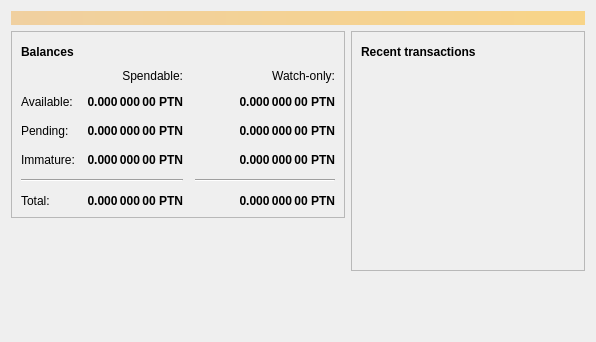
<?xml version="1.0" encoding="UTF-8"?>
<ui version="4.0">
 <class>OverviewPage</class>
 <widget class="QWidget" name="OverviewPage">
  <property name="geometry">
   <rect>
    <x>0</x>
    <y>0</y>
    <width>596</width>
    <height>342</height>
   </rect>
  </property>
  <property name="windowTitle">
   <string>Form</string>
  </property>
  <layout class="QVBoxLayout" name="topLayout">
   <item>
    <widget class="QLabel" name="labelAlerts">
     <property name="visible">
      <bool>false</bool>
     </property>
     <property name="styleSheet">
      <string notr="true">QLabel { background-color: qlineargradient(x1: 0, y1: 0, x2: 1, y2: 0, stop:0 #F0D0A0, stop:1 #F8D488); color:#000000; }</string>
     </property>
     <property name="wordWrap">
      <bool>true</bool>
     </property>
     <property name="margin">
      <number>3</number>
     </property>
     <property name="textInteractionFlags">
      <set>Qt::TextSelectableByMouse</set>
     </property>
    </widget>
   </item>
   <item>
    <layout class="QHBoxLayout" name="horizontalLayout" stretch="1,1">
     <item>
      <layout class="QVBoxLayout" name="verticalLayout_2">
       <item>
        <widget class="QFrame" name="frame">
         <property name="frameShape">
          <enum>QFrame::StyledPanel</enum>
         </property>
         <property name="frameShadow">
          <enum>QFrame::Raised</enum>
         </property>
         <layout class="QVBoxLayout" name="verticalLayout_4">
          <item>
           <layout class="QHBoxLayout" name="horizontalLayout_4">
            <item>
             <widget class="QLabel" name="label_5">
              <property name="font">
               <font>
                <weight>75</weight>
                <bold>true</bold>
               </font>
              </property>
              <property name="text">
               <string>Balances</string>
              </property>
             </widget>
            </item>
            <item>
             <widget class="QPushButton" name="labelWalletStatus">
              <property name="enabled">
               <bool>true</bool>
              </property>
              <property name="maximumSize">
               <size>
                <width>30</width>
                <height>16777215</height>
               </size>
              </property>
              <property name="toolTip">
               <string>The displayed information may be out of date. Your wallet automatically synchronizes with the Poutinecoin network after a connection is established, but this process has not completed yet.</string>
              </property>
              <property name="text">
               <string/>
              </property>
              <property name="icon">
               <iconset resource="../bitcoin.qrc">
                <normaloff>:/icons/warning</normaloff>
                <disabledoff>:/icons/warning</disabledoff>:/icons/warning</iconset>
              </property>
              <property name="iconSize">
               <size>
                <width>24</width>
                <height>24</height>
               </size>
              </property>
              <property name="flat">
               <bool>true</bool>
              </property>
             </widget>
            </item>
            <item>
             <spacer name="horizontalSpacer_3">
              <property name="orientation">
               <enum>Qt::Horizontal</enum>
              </property>
              <property name="sizeHint" stdset="0">
               <size>
                <width>40</width>
                <height>20</height>
               </size>
              </property>
             </spacer>
            </item>
           </layout>
          </item>
          <item>
           <layout class="QGridLayout" name="gridLayout">
            <property name="spacing">
             <number>12</number>
            </property>
            <item row="2" column="2">
             <widget class="QLabel" name="labelWatchPending">
              <property name="font">
               <font>
                <weight>75</weight>
                <bold>true</bold>
               </font>
              </property>
              <property name="cursor">
               <cursorShape>IBeamCursor</cursorShape>
              </property>
              <property name="toolTip">
               <string>Unconfirmed transactions to watch-only addresses</string>
              </property>
              <property name="text">
               <string notr="true">0.000 000 00 PTN</string>
              </property>
              <property name="alignment">
               <set>Qt::AlignRight|Qt::AlignTrailing|Qt::AlignVCenter</set>
              </property>
              <property name="textInteractionFlags">
               <set>Qt::LinksAccessibleByMouse|Qt::TextSelectableByKeyboard|Qt::TextSelectableByMouse</set>
              </property>
             </widget>
            </item>
            <item row="2" column="1">
             <widget class="QLabel" name="labelUnconfirmed">
              <property name="font">
               <font>
                <weight>75</weight>
                <bold>true</bold>
               </font>
              </property>
              <property name="cursor">
               <cursorShape>IBeamCursor</cursorShape>
              </property>
              <property name="toolTip">
               <string>Total of transactions that have yet to be confirmed, and do not yet count toward the spendable balance</string>
              </property>
              <property name="text">
               <string notr="true">0.000 000 00 PTN</string>
              </property>
              <property name="alignment">
               <set>Qt::AlignRight|Qt::AlignTrailing|Qt::AlignVCenter</set>
              </property>
              <property name="textInteractionFlags">
               <set>Qt::LinksAccessibleByMouse|Qt::TextSelectableByKeyboard|Qt::TextSelectableByMouse</set>
              </property>
             </widget>
            </item>
            <item row="3" column="2">
             <widget class="QLabel" name="labelWatchImmature">
              <property name="font">
               <font>
                <weight>75</weight>
                <bold>true</bold>
               </font>
              </property>
              <property name="cursor">
               <cursorShape>IBeamCursor</cursorShape>
              </property>
              <property name="toolTip">
               <string>Mined balance in watch-only addresses that has not yet matured</string>
              </property>
              <property name="text">
               <string notr="true">0.000 000 00 PTN</string>
              </property>
              <property name="alignment">
               <set>Qt::AlignRight|Qt::AlignTrailing|Qt::AlignVCenter</set>
              </property>
              <property name="textInteractionFlags">
               <set>Qt::LinksAccessibleByMouse|Qt::TextSelectableByKeyboard|Qt::TextSelectableByMouse</set>
              </property>
             </widget>
            </item>
            <item row="4" column="0" colspan="2">
             <widget class="Line" name="line">
              <property name="orientation">
               <enum>Qt::Horizontal</enum>
              </property>
             </widget>
            </item>
            <item row="4" column="2">
             <widget class="Line" name="lineWatchBalance">
              <property name="sizePolicy">
               <sizepolicy hsizetype="Preferred" vsizetype="Fixed">
                <horstretch>0</horstretch>
                <verstretch>0</verstretch>
               </sizepolicy>
              </property>
              <property name="minimumSize">
               <size>
                <width>140</width>
                <height>0</height>
               </size>
              </property>
              <property name="orientation">
               <enum>Qt::Horizontal</enum>
              </property>
             </widget>
            </item>
            <item row="5" column="0">
             <widget class="QLabel" name="labelTotalText">
              <property name="text">
               <string>Total:</string>
              </property>
             </widget>
            </item>
            <item row="3" column="1">
             <widget class="QLabel" name="labelImmature">
              <property name="font">
               <font>
                <weight>75</weight>
                <bold>true</bold>
               </font>
              </property>
              <property name="cursor">
               <cursorShape>IBeamCursor</cursorShape>
              </property>
              <property name="toolTip">
               <string>Mined balance that has not yet matured</string>
              </property>
              <property name="text">
               <string notr="true">0.000 000 00 PTN</string>
              </property>
              <property name="alignment">
               <set>Qt::AlignRight|Qt::AlignTrailing|Qt::AlignVCenter</set>
              </property>
              <property name="textInteractionFlags">
               <set>Qt::LinksAccessibleByMouse|Qt::TextSelectableByKeyboard|Qt::TextSelectableByMouse</set>
              </property>
             </widget>
            </item>
            <item row="2" column="3">
             <spacer name="horizontalSpacer_2">
              <property name="orientation">
               <enum>Qt::Horizontal</enum>
              </property>
              <property name="sizeHint" stdset="0">
               <size>
                <width>40</width>
                <height>20</height>
               </size>
              </property>
             </spacer>
            </item>
            <item row="3" column="0">
             <widget class="QLabel" name="labelImmatureText">
              <property name="text">
               <string>Immature:</string>
              </property>
             </widget>
            </item>
            <item row="5" column="1">
             <widget class="QLabel" name="labelTotal">
              <property name="font">
               <font>
                <weight>75</weight>
                <bold>true</bold>
               </font>
              </property>
              <property name="cursor">
               <cursorShape>IBeamCursor</cursorShape>
              </property>
              <property name="toolTip">
               <string>Your current total balance</string>
              </property>
              <property name="text">
               <string notr="true">0.000 000 00 PTN</string>
              </property>
              <property name="alignment">
               <set>Qt::AlignRight|Qt::AlignTrailing|Qt::AlignVCenter</set>
              </property>
              <property name="textInteractionFlags">
               <set>Qt::LinksAccessibleByMouse|Qt::TextSelectableByKeyboard|Qt::TextSelectableByMouse</set>
              </property>
             </widget>
            </item>
            <item row="5" column="2">
             <widget class="QLabel" name="labelWatchTotal">
              <property name="font">
               <font>
                <weight>75</weight>
                <bold>true</bold>
               </font>
              </property>
              <property name="cursor">
               <cursorShape>IBeamCursor</cursorShape>
              </property>
              <property name="toolTip">
               <string>Current total balance in watch-only addresses</string>
              </property>
              <property name="text">
               <string notr="true">0.000 000 00 PTN</string>
              </property>
              <property name="alignment">
               <set>Qt::AlignRight|Qt::AlignTrailing|Qt::AlignVCenter</set>
              </property>
              <property name="textInteractionFlags">
               <set>Qt::LinksAccessibleByMouse|Qt::TextSelectableByKeyboard|Qt::TextSelectableByMouse</set>
              </property>
             </widget>
            </item>
            <item row="0" column="2">
             <widget class="QLabel" name="labelWatchonly">
              <property name="text">
               <string>Watch-only:</string>
              </property>
              <property name="alignment">
               <set>Qt::AlignRight|Qt::AlignTrailing|Qt::AlignVCenter</set>
              </property>
             </widget>
            </item>
            <item row="1" column="0">
             <widget class="QLabel" name="labelBalanceText">
              <property name="text">
               <string>Available:</string>
              </property>
             </widget>
            </item>
            <item row="1" column="1">
             <widget class="QLabel" name="labelBalance">
              <property name="font">
               <font>
                <weight>75</weight>
                <bold>true</bold>
               </font>
              </property>
              <property name="cursor">
               <cursorShape>IBeamCursor</cursorShape>
              </property>
              <property name="toolTip">
               <string>Your current spendable balance</string>
              </property>
              <property name="text">
               <string notr="true">0.000 000 00 PTN</string>
              </property>
              <property name="alignment">
               <set>Qt::AlignRight|Qt::AlignTrailing|Qt::AlignVCenter</set>
              </property>
              <property name="textInteractionFlags">
               <set>Qt::LinksAccessibleByMouse|Qt::TextSelectableByKeyboard|Qt::TextSelectableByMouse</set>
              </property>
             </widget>
            </item>
            <item row="1" column="2">
             <widget class="QLabel" name="labelWatchAvailable">
              <property name="font">
               <font>
                <weight>75</weight>
                <bold>true</bold>
               </font>
              </property>
              <property name="cursor">
               <cursorShape>IBeamCursor</cursorShape>
              </property>
              <property name="toolTip">
               <string>Your current balance in watch-only addresses</string>
              </property>
              <property name="text">
               <string notr="true">0.000 000 00 PTN</string>
              </property>
              <property name="alignment">
               <set>Qt::AlignRight|Qt::AlignTrailing|Qt::AlignVCenter</set>
              </property>
              <property name="textInteractionFlags">
               <set>Qt::LinksAccessibleByMouse|Qt::TextSelectableByKeyboard|Qt::TextSelectableByMouse</set>
              </property>
             </widget>
            </item>
            <item row="2" column="0">
             <widget class="QLabel" name="labelPendingText">
              <property name="text">
               <string>Pending:</string>
              </property>
             </widget>
            </item>
            <item row="0" column="1">
             <widget class="QLabel" name="labelSpendable">
              <property name="text">
               <string>Spendable:</string>
              </property>
              <property name="alignment">
               <set>Qt::AlignRight|Qt::AlignTrailing|Qt::AlignVCenter</set>
              </property>
             </widget>
            </item>
           </layout>
          </item>
         </layout>
        </widget>
       </item>
       <item>
        <spacer name="verticalSpacer">
         <property name="orientation">
          <enum>Qt::Vertical</enum>
         </property>
         <property name="sizeHint" stdset="0">
          <size>
           <width>20</width>
           <height>40</height>
          </size>
         </property>
        </spacer>
       </item>
      </layout>
     </item>
     <item>
      <layout class="QVBoxLayout" name="verticalLayout_3">
       <item>
        <widget class="QFrame" name="frame_2">
         <property name="frameShape">
          <enum>QFrame::StyledPanel</enum>
         </property>
         <property name="frameShadow">
          <enum>QFrame::Raised</enum>
         </property>
         <layout class="QVBoxLayout" name="verticalLayout">
          <item>
           <layout class="QHBoxLayout" name="horizontalLayout_2">
            <item>
             <widget class="QLabel" name="label_4">
              <property name="font">
               <font>
                <weight>75</weight>
                <bold>true</bold>
               </font>
              </property>
              <property name="text">
               <string>Recent transactions</string>
              </property>
             </widget>
            </item>
            <item>
             <widget class="QPushButton" name="labelTransactionsStatus">
              <property name="enabled">
               <bool>true</bool>
              </property>
              <property name="maximumSize">
               <size>
                <width>30</width>
                <height>16777215</height>
               </size>
              </property>
              <property name="toolTip">
               <string>The displayed information may be out of date. Your wallet automatically synchronizes with the Poutinecoin network after a connection is established, but this process has not completed yet.</string>
              </property>
              <property name="text">
               <string/>
              </property>
              <property name="icon">
               <iconset resource="../bitcoin.qrc">
                <normaloff>:/icons/warning</normaloff>
                <disabledoff>:/icons/warning</disabledoff>:/icons/warning</iconset>
              </property>
              <property name="iconSize">
               <size>
                <width>24</width>
                <height>24</height>
               </size>
              </property>
              <property name="flat">
               <bool>true</bool>
              </property>
             </widget>
            </item>
            <item>
             <spacer name="horizontalSpacer">
              <property name="orientation">
               <enum>Qt::Horizontal</enum>
              </property>
              <property name="sizeHint" stdset="0">
               <size>
                <width>40</width>
                <height>20</height>
               </size>
              </property>
             </spacer>
            </item>
           </layout>
          </item>
          <item>
           <widget class="QListView" name="listTransactions">
            <property name="styleSheet">
             <string notr="true">QListView { background: transparent; }</string>
            </property>
            <property name="frameShape">
             <enum>QFrame::NoFrame</enum>
            </property>
            <property name="verticalScrollBarPolicy">
             <enum>Qt::ScrollBarAlwaysOff</enum>
            </property>
            <property name="horizontalScrollBarPolicy">
             <enum>Qt::ScrollBarAlwaysOff</enum>
            </property>
            <property name="selectionMode">
             <enum>QAbstractItemView::NoSelection</enum>
            </property>
           </widget>
          </item>
         </layout>
        </widget>
       </item>
       <item>
        <spacer name="verticalSpacer_2">
         <property name="orientation">
          <enum>Qt::Vertical</enum>
         </property>
         <property name="sizeHint" stdset="0">
          <size>
           <width>20</width>
           <height>40</height>
          </size>
         </property>
        </spacer>
       </item>
      </layout>
     </item>
    </layout>
   </item>
  </layout>
 </widget>
 <resources/>
 <connections/>
</ui>
